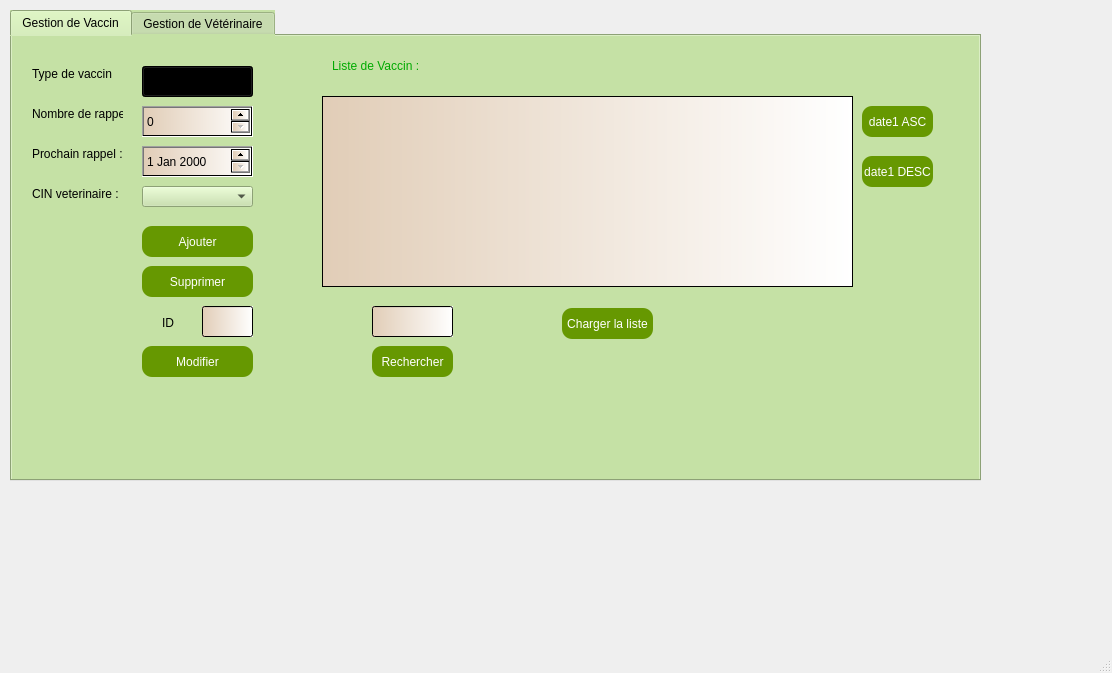
<?xml version="1.0" encoding="UTF-8"?>
<ui version="4.0">
 <class>MainWindow</class>
 <widget class="QMainWindow" name="MainWindow">
  <property name="geometry">
   <rect>
    <x>0</x>
    <y>0</y>
    <width>1112</width>
    <height>673</height>
   </rect>
  </property>
  <property name="windowTitle">
   <string>MainWindow</string>
  </property>
  <widget class="QWidget" name="centralwidget">
   <widget class="QTabWidget" name="tabWidget">
    <property name="geometry">
     <rect>
      <x>10</x>
      <y>10</y>
      <width>971</width>
      <height>471</height>
     </rect>
    </property>
    <property name="styleSheet">
     <string notr="true">background-color: rgb(197, 225, 165);</string>
    </property>
    <property name="currentIndex">
     <number>0</number>
    </property>
    <widget class="QWidget" name="tab">
     <attribute name="title">
      <string>Gestion de Vaccin</string>
     </attribute>
     <widget class="QLabel" name="label_2">
      <property name="geometry">
       <rect>
        <x>20</x>
        <y>70</y>
        <width>91</width>
        <height>16</height>
       </rect>
      </property>
      <property name="text">
       <string>Nombre de rappel:</string>
      </property>
     </widget>
     <widget class="QLabel" name="label_3">
      <property name="geometry">
       <rect>
        <x>20</x>
        <y>110</y>
        <width>101</width>
        <height>16</height>
       </rect>
      </property>
      <property name="text">
       <string>Prochain rappel :</string>
      </property>
     </widget>
     <widget class="QPushButton" name="pb_ajouter">
      <property name="geometry">
       <rect>
        <x>130</x>
        <y>190</y>
        <width>111</width>
        <height>31</height>
       </rect>
      </property>
      <property name="styleSheet">
       <string notr="true">border-radius: 10px;
background-color: rgb(102, 152, 1);
color: rgb(255, 255, 255);</string>
      </property>
      <property name="text">
       <string>Ajouter</string>
      </property>
     </widget>
     <widget class="QLabel" name="label_5">
      <property name="geometry">
       <rect>
        <x>20</x>
        <y>30</y>
        <width>81</width>
        <height>16</height>
       </rect>
      </property>
      <property name="text">
       <string>Type de vaccin :</string>
      </property>
     </widget>
     <widget class="QDateEdit" name="dateEdit">
      <property name="geometry">
       <rect>
        <x>130</x>
        <y>110</y>
        <width>111</width>
        <height>31</height>
       </rect>
      </property>
      <property name="styleSheet">
       <string notr="true">background-color: qlineargradient(spread:pad, x1:0, y1:0, x2:1, y2:0, stop:0 rgba(225, 205, 183, 255), stop:1 rgba(255, 255, 255, 255));</string>
      </property>
     </widget>
     <widget class="QSpinBox" name="box_nb">
      <property name="geometry">
       <rect>
        <x>130</x>
        <y>70</y>
        <width>111</width>
        <height>31</height>
       </rect>
      </property>
      <property name="styleSheet">
       <string notr="true">background-color: qlineargradient(spread:pad, x1:0, y1:0, x2:1, y2:0, stop:0 rgba(225, 205, 183, 255), stop:1 rgba(255, 255, 255, 255));</string>
      </property>
     </widget>
     <widget class="QPushButton" name="pb_modifier">
      <property name="geometry">
       <rect>
        <x>130</x>
        <y>310</y>
        <width>111</width>
        <height>31</height>
       </rect>
      </property>
      <property name="styleSheet">
       <string notr="true">border-radius: 10px;
background-color: rgb(102, 152, 1);

color: rgb(255, 255, 255);</string>
      </property>
      <property name="text">
       <string>Modifier</string>
      </property>
     </widget>
     <widget class="QLabel" name="label_11">
      <property name="geometry">
       <rect>
        <x>320</x>
        <y>20</y>
        <width>141</width>
        <height>20</height>
       </rect>
      </property>
      <property name="styleSheet">
       <string notr="true">color: rgb(0, 170, 0);
font: 75 14pt &quot;MS Shell Dlg 2&quot;;</string>
      </property>
      <property name="text">
       <string>Liste de Vaccin :</string>
      </property>
     </widget>
     <widget class="QTableView" name="tabvaccin">
      <property name="geometry">
       <rect>
        <x>310</x>
        <y>60</y>
        <width>531</width>
        <height>191</height>
       </rect>
      </property>
      <property name="styleSheet">
       <string notr="true">background-color: qlineargradient(spread:pad, x1:0, y1:0, x2:1, y2:0, stop:0 rgba(225, 205, 183, 255), stop:1 rgba(255, 255, 255, 255));</string>
      </property>
     </widget>
     <widget class="QComboBox" name="comboBoxtype">
      <property name="geometry">
       <rect>
        <x>130</x>
        <y>30</y>
        <width>111</width>
        <height>31</height>
       </rect>
      </property>
      <property name="styleSheet">
       <string notr="true">background-color: qlineargradient(spread:pad, x1:0, y1:0, x2:1, y2:0, stop:0 rgba(225, 205, 183, 255), stop:1 rgba(255, 255, 255, 255));</string>
      </property>
      <item>
       <property name="text">
        <string>vaccin1</string>
       </property>
      </item>
      <item>
       <property name="text">
        <string>vaccin2</string>
       </property>
      </item>
      <item>
       <property name="text">
        <string>vaccin3</string>
       </property>
      </item>
      <item>
       <property name="text">
        <string>vaccin4</string>
       </property>
      </item>
      <item>
       <property name="text">
        <string>vaccin5</string>
       </property>
      </item>
     </widget>
     <widget class="QPushButton" name="pb_supprimer">
      <property name="geometry">
       <rect>
        <x>130</x>
        <y>230</y>
        <width>111</width>
        <height>31</height>
       </rect>
      </property>
      <property name="styleSheet">
       <string notr="true">border-radius: 10px;
background-color: rgb(102, 152, 1);

color: rgb(255, 255, 255);</string>
      </property>
      <property name="text">
       <string>Supprimer</string>
      </property>
     </widget>
     <widget class="QPushButton" name="pb_ask">
      <property name="geometry">
       <rect>
        <x>850</x>
        <y>70</y>
        <width>71</width>
        <height>31</height>
       </rect>
      </property>
      <property name="styleSheet">
       <string notr="true">border-radius: 10px;
background-color: rgb(102, 152, 1);

color: rgb(255, 255, 255);</string>
      </property>
      <property name="text">
       <string>date1 ASC</string>
      </property>
     </widget>
     <widget class="QPushButton" name="pb_decr">
      <property name="geometry">
       <rect>
        <x>850</x>
        <y>120</y>
        <width>71</width>
        <height>31</height>
       </rect>
      </property>
      <property name="styleSheet">
       <string notr="true">border-radius: 10px;
background-color: rgb(102, 152, 1);

color: rgb(255, 255, 255);</string>
      </property>
      <property name="text">
       <string>date1 DESC</string>
      </property>
     </widget>
     <widget class="QPushButton" name="rechercher">
      <property name="geometry">
       <rect>
        <x>360</x>
        <y>310</y>
        <width>81</width>
        <height>31</height>
       </rect>
      </property>
      <property name="styleSheet">
       <string notr="true">border-radius: 10px;
background-color: rgb(102, 152, 1);

color: rgb(255, 255, 255);</string>
      </property>
      <property name="text">
       <string>Rechercher</string>
      </property>
     </widget>
     <widget class="QPushButton" name="pushButton">
      <property name="geometry">
       <rect>
        <x>550</x>
        <y>272</y>
        <width>91</width>
        <height>31</height>
       </rect>
      </property>
      <property name="styleSheet">
       <string notr="true">border-radius: 10px;
background-color: rgb(102, 152, 1);

color: rgb(255, 255, 255);</string>
      </property>
      <property name="text">
       <string>Charger la liste</string>
      </property>
     </widget>
     <widget class="QLabel" name="label_4">
      <property name="geometry">
       <rect>
        <x>150</x>
        <y>280</y>
        <width>47</width>
        <height>13</height>
       </rect>
      </property>
      <property name="text">
       <string>ID</string>
      </property>
     </widget>
     <widget class="QLineEdit" name="lineEdit">
      <property name="geometry">
       <rect>
        <x>190</x>
        <y>270</y>
        <width>51</width>
        <height>31</height>
       </rect>
      </property>
      <property name="styleSheet">
       <string notr="true">background-color: qlineargradient(spread:pad, x1:0, y1:0, x2:1, y2:0, stop:0 rgba(225, 205, 183, 255), stop:1 rgba(255, 255, 255, 255));</string>
      </property>
     </widget>
     <widget class="QLineEdit" name="linee">
      <property name="geometry">
       <rect>
        <x>360</x>
        <y>270</y>
        <width>81</width>
        <height>31</height>
       </rect>
      </property>
      <property name="styleSheet">
       <string notr="true">background-color: qlineargradient(spread:pad, x1:0, y1:0, x2:1, y2:0, stop:0 rgba(225, 205, 183, 255), stop:1 rgba(255, 255, 255, 255));</string>
      </property>
     </widget>
     <widget class="QComboBox" name="comboBox">
      <property name="geometry">
       <rect>
        <x>130</x>
        <y>150</y>
        <width>111</width>
        <height>21</height>
       </rect>
      </property>
     </widget>
     <widget class="QLabel" name="label">
      <property name="geometry">
       <rect>
        <x>20</x>
        <y>150</y>
        <width>101</width>
        <height>16</height>
       </rect>
      </property>
      <property name="text">
       <string>CIN veterinaire :</string>
      </property>
     </widget>
    </widget>
    <widget class="QWidget" name="tab_2">
     <attribute name="title">
      <string>Gestion de Vétérinaire</string>
     </attribute>
     <widget class="QTableView" name="tabvet">
      <property name="geometry">
       <rect>
        <x>110</x>
        <y>210</y>
        <width>881</width>
        <height>201</height>
       </rect>
      </property>
     </widget>
     <widget class="QLabel" name="label_10">
      <property name="geometry">
       <rect>
        <x>10</x>
        <y>180</y>
        <width>171</width>
        <height>31</height>
       </rect>
      </property>
      <property name="styleSheet">
       <string notr="true">color: rgb(0, 170, 0);
font: 75 14pt &quot;MS Shell Dlg 2&quot;;</string>
      </property>
      <property name="text">
       <string>Liste de Veterinaire :</string>
      </property>
     </widget>
     <widget class="QSpinBox" name="SpinBox_prix">
      <property name="geometry">
       <rect>
        <x>180</x>
        <y>150</y>
        <width>111</width>
        <height>23</height>
       </rect>
      </property>
     </widget>
     <widget class="QLabel" name="label_12">
      <property name="geometry">
       <rect>
        <x>40</x>
        <y>150</y>
        <width>47</width>
        <height>13</height>
       </rect>
      </property>
      <property name="text">
       <string>Prix </string>
      </property>
     </widget>
     <widget class="QLabel" name="label_13">
      <property name="geometry">
       <rect>
        <x>40</x>
        <y>30</y>
        <width>47</width>
        <height>13</height>
       </rect>
      </property>
      <property name="text">
       <string>Nom</string>
      </property>
     </widget>
     <widget class="QLabel" name="label_22">
      <property name="geometry">
       <rect>
        <x>40</x>
        <y>70</y>
        <width>47</width>
        <height>13</height>
       </rect>
      </property>
      <property name="text">
       <string>CIN</string>
      </property>
     </widget>
     <widget class="QLabel" name="label_23">
      <property name="geometry">
       <rect>
        <x>40</x>
        <y>110</y>
        <width>111</width>
        <height>16</height>
       </rect>
      </property>
      <property name="text">
       <string>Numéro de telephone </string>
      </property>
     </widget>
     <widget class="QLineEdit" name="lineEdit_nom">
      <property name="geometry">
       <rect>
        <x>180</x>
        <y>30</y>
        <width>111</width>
        <height>23</height>
       </rect>
      </property>
     </widget>
     <widget class="QLineEdit" name="lineEdit_adresse">
      <property name="geometry">
       <rect>
        <x>500</x>
        <y>70</y>
        <width>111</width>
        <height>23</height>
       </rect>
      </property>
     </widget>
     <widget class="QLabel" name="label_21">
      <property name="geometry">
       <rect>
        <x>360</x>
        <y>70</y>
        <width>101</width>
        <height>16</height>
       </rect>
      </property>
      <property name="text">
       <string>Adresse :</string>
      </property>
     </widget>
     <widget class="QLabel" name="label_19">
      <property name="geometry">
       <rect>
        <x>360</x>
        <y>30</y>
        <width>71</width>
        <height>16</height>
       </rect>
      </property>
      <property name="text">
       <string>Disponibilité :</string>
      </property>
     </widget>
     <widget class="QLabel" name="label_20">
      <property name="geometry">
       <rect>
        <x>360</x>
        <y>110</y>
        <width>101</width>
        <height>16</height>
       </rect>
      </property>
      <property name="text">
       <string>Adresse Email :</string>
      </property>
     </widget>
     <widget class="QLineEdit" name="lineEdit_email">
      <property name="geometry">
       <rect>
        <x>500</x>
        <y>110</y>
        <width>111</width>
        <height>23</height>
       </rect>
      </property>
     </widget>
     <widget class="QComboBox" name="comboBox_dispo">
      <property name="geometry">
       <rect>
        <x>500</x>
        <y>30</y>
        <width>111</width>
        <height>23</height>
       </rect>
      </property>
      <item>
       <property name="text">
        <string>Disponible</string>
       </property>
      </item>
      <item>
       <property name="text">
        <string>Non Disponible</string>
       </property>
      </item>
     </widget>
     <widget class="QPushButton" name="pushButton_2">
      <property name="geometry">
       <rect>
        <x>0</x>
        <y>320</y>
        <width>101</width>
        <height>23</height>
       </rect>
      </property>
      <property name="text">
       <string>Modifier</string>
      </property>
     </widget>
     <widget class="QPushButton" name="pb_ajoutervet">
      <property name="geometry">
       <rect>
        <x>500</x>
        <y>150</y>
        <width>111</width>
        <height>23</height>
       </rect>
      </property>
      <property name="text">
       <string>Ajouter</string>
      </property>
     </widget>
     <widget class="QPushButton" name="pushButton_supp">
      <property name="geometry">
       <rect>
        <x>0</x>
        <y>290</y>
        <width>101</width>
        <height>23</height>
       </rect>
      </property>
      <property name="text">
       <string>Supprimer</string>
      </property>
     </widget>
     <widget class="QTextEdit" name="lineEdit_CIN">
      <property name="geometry">
       <rect>
        <x>180</x>
        <y>70</y>
        <width>111</width>
        <height>23</height>
       </rect>
      </property>
     </widget>
     <widget class="QTextEdit" name="lineEdit_numtele">
      <property name="geometry">
       <rect>
        <x>180</x>
        <y>110</y>
        <width>111</width>
        <height>23</height>
       </rect>
      </property>
     </widget>
     <widget class="QPushButton" name="recherchervet">
      <property name="geometry">
       <rect>
        <x>10</x>
        <y>360</y>
        <width>81</width>
        <height>31</height>
       </rect>
      </property>
      <property name="styleSheet">
       <string notr="true">border-radius: 10px;
background-color: rgb(102, 152, 1);

color: rgb(255, 255, 255);</string>
      </property>
      <property name="text">
       <string>Rechercher</string>
      </property>
     </widget>
     <widget class="QLineEdit" name="findvet">
      <property name="geometry">
       <rect>
        <x>20</x>
        <y>400</y>
        <width>71</width>
        <height>31</height>
       </rect>
      </property>
      <property name="styleSheet">
       <string notr="true">background-color: qlineargradient(spread:pad, x1:0, y1:0, x2:1, y2:0, stop:0 rgba(225, 205, 183, 255), stop:1 rgba(255, 255, 255, 255));</string>
      </property>
     </widget>
    </widget>
   </widget>
  </widget>
  <widget class="QMenuBar" name="menubar">
   <property name="geometry">
    <rect>
     <x>0</x>
     <y>0</y>
     <width>1112</width>
     <height>20</height>
    </rect>
   </property>
  </widget>
  <widget class="QStatusBar" name="statusbar"/>
 </widget>
 <resources/>
 <connections/>
</ui>
